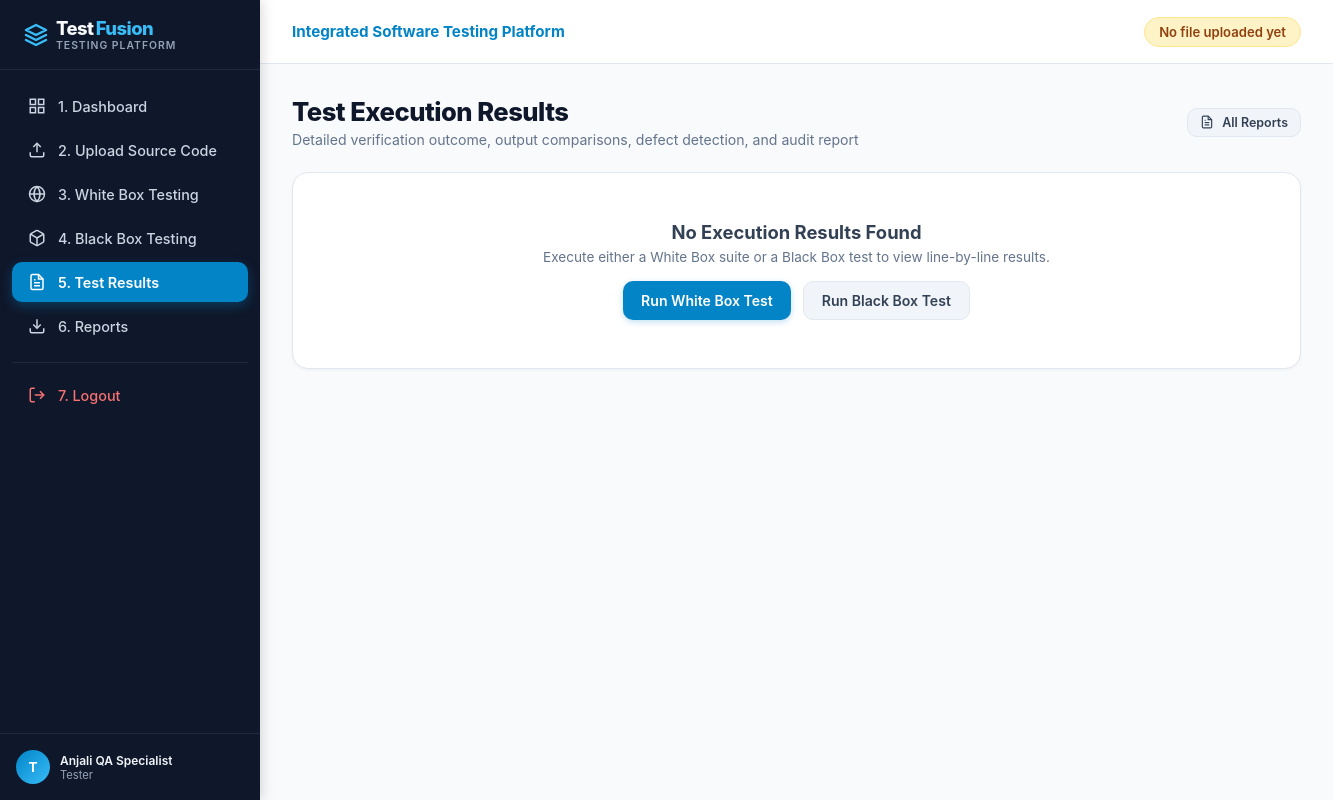
Before: /results/16 (signed in) with the older database file.
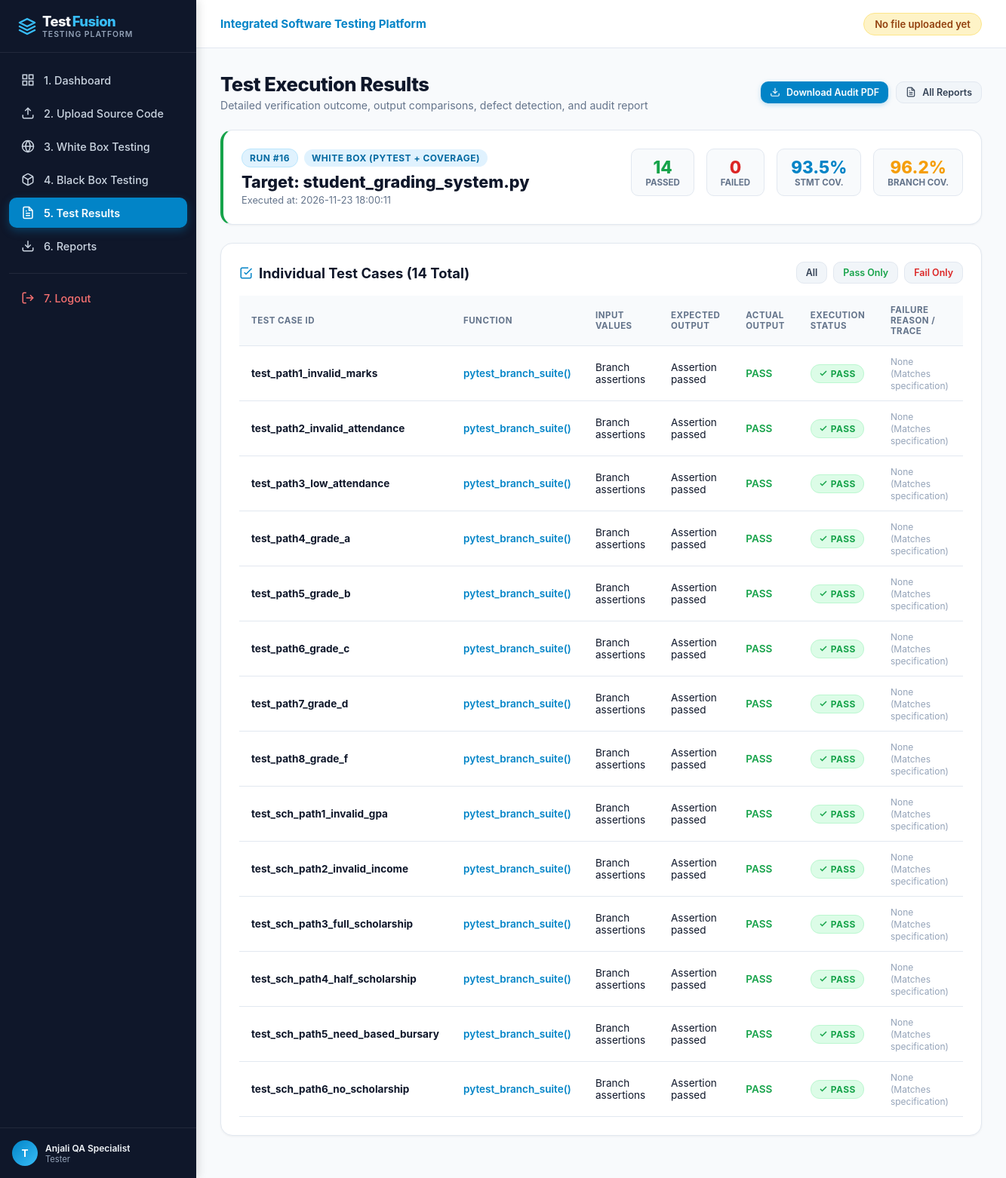
After: the same page with the newer database file.
### tables this page shows
CREATE TABLE test_executions (
    id INTEGER PRIMARY KEY AUTOINCREMENT,
    user_id INTEGER NOT NULL,
    file_id INTEGER,
    test_type TEXT NOT NULL,
    total_tests INTEGER DEFAULT 0,
    passed_tests INTEGER DEFAULT 0,
    failed_tests INTEGER DEFAULT 0,
    statement_coverage REAL DEFAULT 0.0,
    branch_coverage REAL DEFAULT 0.0,
    total_statements INTEGER DEFAULT 0,
    covered_statements INTEGER DEFAULT 0,
    total_branches INTEGER DEFAULT 0,
    covered_branches INTEGER DEFAULT 0,
    duration_ms INTEGER DEFAULT 0,
    executed_lines TEXT DEFAULT '[]',
    missing_lines TEXT DEFAULT '[]',
    uncovered_branches TEXT DEFAULT '[]',
    pdf_report_path TEXT,
    executed_at TIMESTAMP DEFAULT CURRENT_TIMESTAMP,
    FOREIGN KEY (user_id) REFERENCES users(id) ON DELETE CASCADE,
    FOREIGN KEY (file_id) REFERENCES uploaded_files(id) ON DELETE SET NULL
);

CREATE TABLE uploaded_files (
    id INTEGER PRIMARY KEY AUTOINCREMENT,
    user_id INTEGER NOT NULL,
    filename TEXT NOT NULL,
    filepath TEXT NOT NULL,
    file_content TEXT NOT NULL,
    file_size INTEGER NOT NULL,
    uploaded_at TIMESTAMP DEFAULT CURRENT_TIMESTAMP,
    FOREIGN KEY (user_id) REFERENCES users(id) ON DELETE CASCADE
);

CREATE TABLE test_results (
    id INTEGER PRIMARY KEY AUTOINCREMENT,
    execution_id INTEGER NOT NULL,
    test_case_id TEXT NOT NULL,
    function_name TEXT,
    test_type TEXT NOT NULL,
    input_values TEXT,
    expected_output TEXT,
    actual_output TEXT,
    status TEXT NOT NULL,
    error_message TEXT,
    execution_time_ms REAL DEFAULT 0.0,
    FOREIGN KEY (execution_id) REFERENCES test_executions(id) ON DELETE CASCADE
);

### app.py (the view, shortened to what this page needs)
@app.route('/results')
@app.route('/results/<int:execution_id>')
@login_required
def results(execution_id=None):
    user_id = session['user_id']
    conn = get_db_connection()
    if execution_id:
        execution = conn.execute("""
            SELECT e.*, f.filename
            FROM test_executions e
            LEFT JOIN uploaded_files f ON e.file_id = f.id
            WHERE e.id = ? AND e.user_id = ?
        """, (execution_id, user_id)).fetchone()
    test_rows = []
    if execution:
        test_rows = conn.execute("""
            SELECT * FROM test_results
            WHERE execution_id = ?
            ORDER BY id ASC
        """, (execution['id'],)).fetchall()
    conn.close()
    return render_template(
        'results.html',
        execution=execution,
        results=test_rows
    )

### app.py (called while the page is built)
def login_required(f):
    @wraps(f)
    def decorated_function(*args, **kwargs):
        if 'user_id' not in session:
            flash("Please log in to access the testing platform.", "warning")
            return redirect(url_for('login'))
        return f(*args, **kwargs)
    return decorated_function

def get_current_user():
    if 'user_id' not in session:
        return None
    conn = get_db_connection()
    user = conn.execute("SELECT id, username, email, full_name, role FROM users WHERE id = ?", (session['user_id'],)).fetchone()
    conn.close()
    return user

@app.context_processor
def inject_globals():
    return {
        'current_user': get_current_user(),
        'now': datetime.now()
    }

### database/db.py (called while the page is built)
def get_db_connection():
    conn = sqlite3.connect(DB_PATH)
    conn.row_factory = sqlite3.Row
    conn.execute("PRAGMA foreign_keys = ON;")
    return conn

### templates/results.html (shortened to what the changed rows need)
{% extends "base.html" %}
{% block content %}
<div class="page-header">
    <div>
        <h1 class="page-title">Test Execution Results</h1>
    </div>
    <div style="display: flex; gap: 10px;">
        {% if execution and execution['pdf_report_path'] %}
        <a href="{{ url_for('download_report', execution_id=execution['id']) }}" class="btn btn-primary btn-sm">
            <svg width="14" height="14" viewBox="0 0 24 24" fill="none" stroke="currentColor" stroke-width="2"><path d="M21 15v4a2 2 0 0 1-2 2H5a2 2 0 0 1-2-2v-4"></path><polyline points="7 10 12 15 17 10"></polyline><line x1="12" y1="15" x2="12" y2="3"></line></svg>
            Download Audit PDF
        </a>
        {% endif %}
        <a href="{{ url_for('reports') }}" class="btn btn-secondary btn-sm">
            All Reports
        </a>
    </div>
</div>
{% if not execution %}
<div class="content-card" style="text-align: center; padding: 48px;">
    <h3 style="font-size: 1.15rem; font-weight: 700; color: #334155;">No Execution Results Found</h3>
    <p style="font-size: 0.85rem; color: #64748b; margin-top: 6px;">Execute either a White Box suite or a Black Box test to view line-by-line results.</p>
    <div style="display: flex; justify-content: center; gap: 12px; margin-top: 16px;">
        <a href="{{ url_for('whitebox') }}" class="btn btn-primary">Run White Box Test</a>
        <a href="{{ url_for('blackbox') }}" class="btn btn-secondary">Run Black Box Test</a>
    </div>
</div>
{% else %}
<div class="content-card" style="border-left: 4px solid {% if execution['failed_tests'] > 0 %}#dc2626{% else %}#16a34a{% endif %};">
    <div style="display: flex; justify-content: space-between; align-items: flex-start; flex-wrap: wrap; gap: 16px;">
        <div>
            <div style="display: flex; align-items: center; gap: 8px; margin-bottom: 6px;">
                <span class="badge badge-info">Run #{{ execution['id'] }}</span>
                {% if execution['test_type'] == 'WHITE_BOX' %}
                    <span class="badge" style="background:#e0f2fe; color:#0369a1;">White Box (Pytest + Coverage)</span>
                {% elif execution['test_type'] == 'BLACK_BOX_FILE' %}
                    <span class="badge" style="background:#e0e7ff; color:#4338ca;">Black Box (File Suite)</span>
                {% else %}
                    <span class="badge" style="background:#f3e8ff; color:#7e22ce;">Black Box (Manual Test)</span>
                {% endif %}
            </div>
            <h2 style="font-size: 1.35rem; font-weight: 800; color: #0f172a;">
                Target: {{ execution['filename'] or 'N/A' }}
            </h2>
            <div style="font-size: 0.8rem; color: #64748b; margin-top: 4px;">
                Executed at: {{ execution['executed_at'] }}
            </div>
        </div>
        <div style="display: flex; gap: 16px; align-items: center;">
            <div style="text-align: center; padding: 10px 18px; background: #f8fafc; border-radius: var(--radius-md); border: 1px solid var(--border-color);">
                <div style="font-size: 1.4rem; font-weight: 800; color: #16a34a;">{{ execution['passed_tests'] }}</div>
                <div style="font-size: 0.72rem; color: #64748b; font-weight: 700; text-transform: uppercase;">Passed</div>
            </div>
            <div style="text-align: center; padding: 10px 18px; background: #f8fafc; border-radius: var(--radius-md); border: 1px solid var(--border-color);">
                <div style="font-size: 1.4rem; font-weight: 800; color: #dc2626;">{{ execution['failed_tests'] }}</div>
                <div style="font-size: 0.72rem; color: #64748b; font-weight: 700; text-transform: uppercase;">Failed</div>
            </div>
            {% if execution['test_type'] == 'WHITE_BOX' %}
            <div style="text-align: center; padding: 10px 18px; background: #f8fafc; border-radius: var(--radius-md); border: 1px solid var(--border-color);">
                <div style="font-size: 1.4rem; font-weight: 800; color: #0284c7;">{{ execution['statement_coverage'] | round(1) }}%</div>
                <div style="font-size: 0.72rem; color: #64748b; font-weight: 700; text-transform: uppercase;">Stmt Cov.</div>
            </div>
            <div style="text-align: center; padding: 10px 18px; background: #f8fafc; border-radius: var(--radius-md); border: 1px solid var(--border-color);">
                <div style="font-size: 1.4rem; font-weight: 800; color: #f59e0b;">{{ execution['branch_coverage'] | round(1) }}%</div>
                <div style="font-size: 0.72rem; color: #64748b; font-weight: 700; text-transform: uppercase;">Branch Cov.</div>
            </div>
            {% endif %}
        </div>
    </div>
</div>
<div class="content-card">
    <div style="display: flex; justify-content: space-between; align-items: center; margin-bottom: 16px;">
        <h2 class="card-title" style="margin-bottom: 0;">
            <svg width="18" height="18" viewBox="0 0 24 24" fill="none" stroke="#0284c7" stroke-width="2"><polyline points="9 11 12 14 22 4"></polyline><path d="M21 12v7a2 2 0 0 1-2 2H5a2 2 0 0 1-2-2V5a2 2 0 0 1 2-2h11"></path></svg>
            Individual Test Cases ({{ results | length }} Total)
        </h2>
        <div style="display: flex; gap: 8px;">
            <button class="btn btn-secondary btn-sm" onclick="filterTable('all')">All</button>
            <button class="btn btn-secondary btn-sm" onclick="filterTable('PASS')" style="color: #16a34a;">Pass Only</button>
            <button class="btn btn-secondary btn-sm" onclick="filterTable('FAIL')" style="color: #dc2626;">Fail Only</button>
        </div>
    </div>
    <div class="table-responsive">
        <table class="custom-table" id="resultsTable">
            <thead>
                <tr>
                    <th>Test Case ID</th>
                    <th>Function</th>
                    <th>Input Values</th>
                    <th>Expected Output</th>
                    <th>Actual Output</th>
                    <th>Execution Status</th>
                    <th>Failure Reason / Trace</th>
                </tr>
            </thead>
            <tbody>
                {% for r in results %}
                <tr data-status="{{ r['status'] }}">
                    <td><b>{{ r['test_case_id'] }}</b></td>
                    <td><code style="color: #0284c7; font-weight: 600;">{{ r['function_name'] }}()</code></td>
                    <td><code>{{ r['input_values'] }}</code></td>
                    <td><code>{{ r['expected_output'] }}</code></td>
                    <td>
                        <code style="font-weight: 600; color: {% if r['status'] == 'PASS' %}#16a34a{% else %}#dc2626{% endif %};">
                            {{ r['actual_output'] }}
                        </code>
                    </td>
                    <td>
                        {% if r['status'] == 'PASS' %}
                            <span class="badge badge-pass">
                                <svg width="12" height="12" viewBox="0 0 24 24" fill="none" stroke="currentColor" stroke-width="3"><polyline points="20 6 9 17 4 12"></polyline></svg>
                                PASS
                            </span>
                        {% else %}
                            <span class="badge badge-fail">
                                <svg width="12" height="12" viewBox="0 0 24 24" fill="none" stroke="currentColor" stroke-width="3"><line x1="18" y1="6" x2="6" y2="18"></line><line x1="6" y1="6" x2="18" y2="18"></line></svg>
                                FAIL
                            </span>
                        {% endif %}
                    </td>
                    <td>
                        {% if r['status'] == 'FAIL' %}
                            <span style="color: #dc2626; font-size: 0.75rem; font-weight: 500;">
                                {{ r['error_message'] or 'Output mismatch' }}
                            </span>
                        {% else %}
                            <span style="color: #94a3b8; font-size: 0.75rem;">None (Matches specification)</span>
                        {% endif %}
                    </td>
                </tr>
                {% else %}
                <tr>
                    <td colspan="7" style="text-align: center; color: #94a3b8; padding: 24px;">
                        No individual test case results stored for this execution.
                    </td>
                </tr>
                {% endfor %}
            </tbody>
        </table>
    </div>
</div>
{% endif %}
{% endblock %}

Changed rows visible on the page:
added test_executions: id "16", executed_at "2026-11-23 18:00:11", passed_tests "14", failed_tests "0", statement_coverage "93.5", branch_coverage "96.2"
now on this page (row unchanged): uploaded_files: filename "student_grading_system.py"
added test_results: test_case_id "test_path1_invalid_marks", function_name "pytest_branch_suite", input_values "Branch assertions", expected_output "Assertion passed", actual_output "PASS", status "PASS" (drawn)
added test_results: test_case_id "test_path2_invalid_attendance", function_name "pytest_branch_suite", input_values "Branch assertions", expected_output "Assertion passed", actual_output "PASS", status "PASS" (drawn)
added test_results: test_case_id "test_path3_low_attendance", function_name "pytest_branch_suite", input_values "Branch assertions", expected_output "Assertion passed", actual_output "PASS", status "PASS" (drawn)
added test_results: test_case_id "test_path4_grade_a", function_name "pytest_branch_suite", input_values "Branch assertions", expected_output "Assertion passed", actual_output "PASS", status "PASS" (drawn)
added test_results: test_case_id "test_path5_grade_b", function_name "pytest_branch_suite", input_values "Branch assertions", expected_output "Assertion passed", actual_output "PASS", status "PASS" (drawn)
added test_results: test_case_id "test_path6_grade_c", function_name "pytest_branch_suite", input_values "Branch assertions", expected_output "Assertion passed", actual_output "PASS", status "PASS" (drawn)
added test_results: test_case_id "test_path7_grade_d", function_name "pytest_branch_suite", input_values "Branch assertions", expected_output "Assertion passed", actual_output "PASS", status "PASS" (drawn)
added test_results: test_case_id "test_path8_grade_f", function_name "pytest_branch_suite", input_values "Branch assertions", expected_output "Assertion passed", actual_output "PASS", status "PASS" (drawn)
added test_results: test_case_id "test_sch_path1_invalid_gpa", function_name "pytest_branch_suite", input_values "Branch assertions", expected_output "Assertion passed", actual_output "PASS", status "PASS" (drawn)
added test_results: test_case_id "test_sch_path2_invalid_income", function_name "pytest_branch_suite", input_values "Branch assertions", expected_output "Assertion passed", actual_output "PASS", status "PASS" (drawn)
added test_results: test_case_id "test_sch_path3_full_scholarship", function_name "pytest_branch_suite", input_values "Branch assertions", expected_output "Assertion passed", actual_output "PASS", status "PASS" (drawn)
added test_results: test_case_id "test_sch_path4_half_scholarship", function_name "pytest_branch_suite", input_values "Branch assertions", expected_output "Assertion passed", actual_output "PASS", status "PASS" (drawn)
added test_results: test_case_id "test_sch_path5_need_based_bursary", function_name "pytest_branch_suite", input_values "Branch assertions", expected_output "Assertion passed", actual_output "PASS", status "PASS" (drawn)
added test_results: test_case_id "test_sch_path6_no_scholarship", function_name "pytest_branch_suite", input_values "Branch assertions", expected_output "Assertion passed", actual_output "PASS", status "PASS" (drawn)
Other visible differences:
{{ results | length }}: (not shown) → "14"
text no longer shown: "No Execution Results Found Execute either a White Box suite or a Black Box test to view line-by-line results. Run White Box Test Run Black Box Test"
text now shown: "Download Audit PDF RUN # WHITE BOX (PYTEST + COVERAGE) Target: Executed at: PASSED FAILED % STMT COV. % BRANCH COV. Individual Test Cases ( Total) All Pass Only Fail Only TEST CASE ID FUNCTION INPUT VALUES EXPECTED OUTPUT ACTUAL OUTPUT EXECUTION STATUS FAILURE REASON / TRACE"
